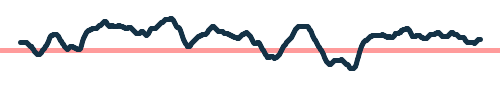
Frame 1 (no input)
Frame 60 (the mouse pressed at the canvas centre just before this capture): identical to frame 1, image omitted
Frame 120 (the mouse held since frame 60 and released just before this capture): identical to frame 1, image omitted

The Processing sketch that drew this single still picture (run headless with seeded random() and noise(); from frame 60 on, the mouse is pressed at the canvas centre):

// Processing sketch: sketch_061
// ── sketch_061.pde
//int step = 10; //  変化させてみる
int step = 1; //  変化させてみる
float lastx = -999;
float lasty = -999;
float ynoise = random(10);
float y;

void setup() {
    size(500, 100);
    background(255);
    strokeWeight(5);
    smooth();
    
    stroke(255, 0, 0, 100);
    line(0, height/2, width, height/2);

    for(int x = 20; x <= 480; x += step){
        y = 10 + noise(ynoise) * 80;
        if(lastx > -999){
            stroke(20, 50, 70);
            line(x, y, lastx, lasty);
        }
        lastx = x;
        lasty = y;
        //ynoise += 0.1; //  変化させてみる
        ynoise += 0.03; //  変化させてみる
    }
}

void draw() {
}

void fadeToWhite() {
    noStroke();
    fill(99, 30);
    rectMode(CORNER);
    rect(0, 0, width, height);
}

color randomRGBColor() {
    color c = color(random(256), random(256), random(256));
    return c;
}

void keyPressed(){
    if(keyCode == ENTER) save("screen.png");
}
